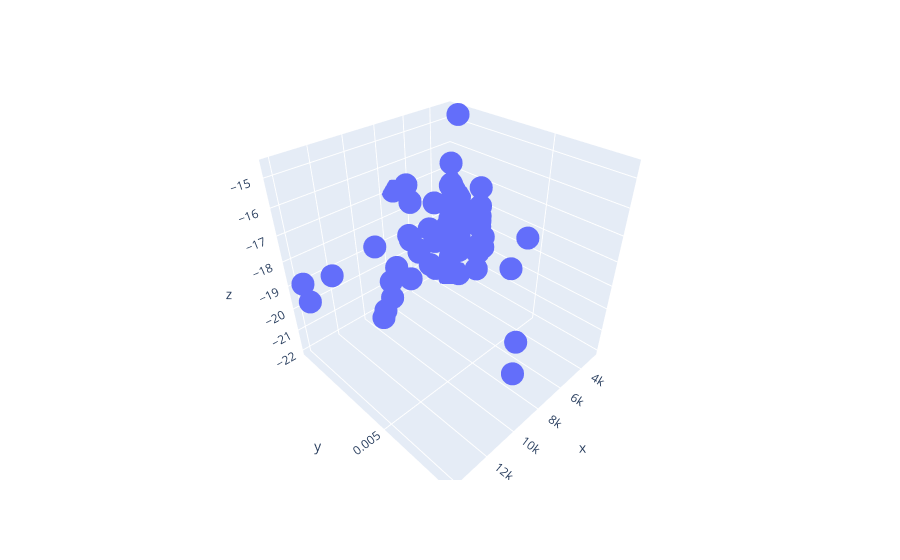

Notebook code cell kept with this figure:
### Code cell
import plotly.express as px
import matplotlib.pyplot as plt
fig = px.scatter_3d(x=dfm['Temperature (K)'][:100], y=dfm['Luminosity(L/Lo)'][:100], z= forGraphph[:100])
fig.show()
